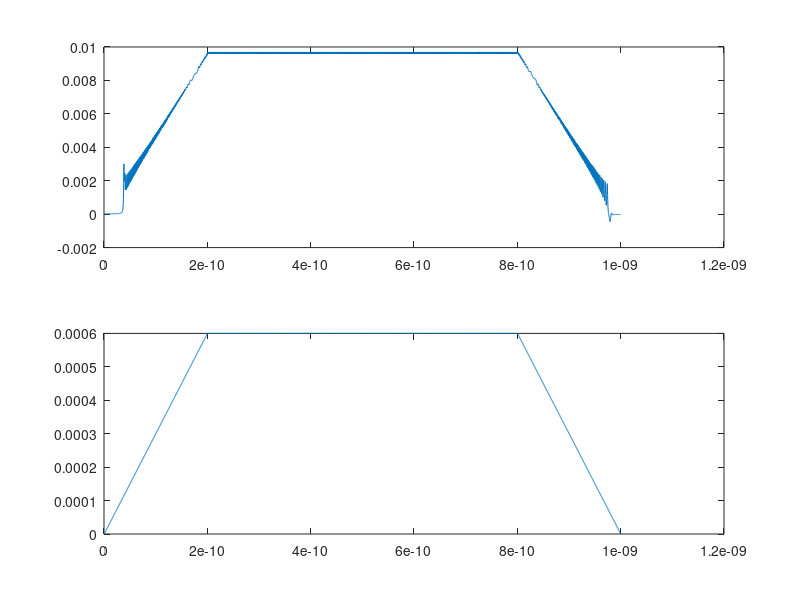

Here is the MATLAB script that generated this plot:
% JJ Oscilation example test in matlab

hn = 0.25E-12;
N = 4000;
Rn = 16;
R0 = 160;
Vg = 2.5E-3;
C = 0.07E-12;
Icrit = 0.1E-3;
IA = 0;
hbar_2e = 3.038510188E15;
for i = 1:(200E-12/hn - 1)
    IA = [IA, (600E-6 - 0)/(200E-12 - 0) * (i*hn)];
end
IA = [IA, 600E-6*ones(1, N-1600)];
for i = (400E-12/hn):(600E-12/hn - 1)
    IA = [IA, 600E-6 + (0 - 600E-6)/(600E-12 - 400E-12 - 0) * (i*hn - 400E-12)];
end

Vpn_1 = 0;
Vnn_1 = 0;
Vpn_1d = 0;
Vpn_2 = 0;
Vnn_2 = 0;
Vpn_2d = 0;

phin_1 = 0;
phin_2 = 0;

T = zeros(1, N);

% Asubgap
%           V+                  V-              Phi
rBp0 =   [  2*C/hn + 1/R0,    -2*C/hn - 1/R0,     0];
rBn0 =   [ -2*C/hn - 1/R0,     2*C/hn + 1/R0,     0];
rPhi0=   [-hn/2 * hbar_2e,    hn/2 * hbar_2e,     1];

% Anormal
%           V+                  V-              Phi
rBp =   [  2*C/hn + 1/Rn,    -2*C/hn - 1/Rn,     0];
rBn =   [ -2*C/hn - 1/Rn,     2*C/hn + 1/Rn,     0];
rPhi=   [-hn/2 * hbar_2e,    hn/2 * hbar_2e,     1];

A = [rBp0; rBn0; rPhi0];
A = A(2:3, 2:3);
RHS = zeros(1, 2);
LHS = zeros(1, 2);
Vp = zeros(1, N);
Vn = zeros(1, N);
Phi = zeros(1, N);

for i = 1:N
    V_P = LHS(1);
    %V_N = LHS(2);
    Phi_n = LHS(2);
    Is = -Icrit * sin(phin_1 + hn/2 * hbar_2e * (Vpn_1 + Vpn_1 + hn*(Vpn_1d))) + ((2*C/hn) * Vpn_1) + (C * Vpn_1d);
    RHS_IAp = IA(i) + Is;
    %RHS_IAn = -IA(i);
    RHS_Phin_1 = phin_1 + (hn/2 * hbar_2e)*(Vpn_1);
    RHS = [RHS_IAp; RHS_Phin_1];
    LHS = A\RHS;
    Vp(i) = LHS(1);
    %Vn(i) = LHS(2);
    Phi(i) = LHS(2);
    T(i) = hn*i;
    phin_1 = RHS_Phin_1;
    Vpn_2 = Vpn_1;
    Vpn_1 = LHS(1);
    Vpn_2d = Vpn_1d;
    Vpn_1d = (2/hn)*(Vpn_1 - Vpn_2) - Vpn_2d;
    %Vnn_1 = LHS(2);
    if LHS(1) > Vg
        A = [rBp; rBn; rPhi];
        A = A(2:3, 2:3);
    end
end

figure;
subplot(2, 1, 1);
plot(T, Vp);
subplot(2, 1, 2);
plot(T, IA);